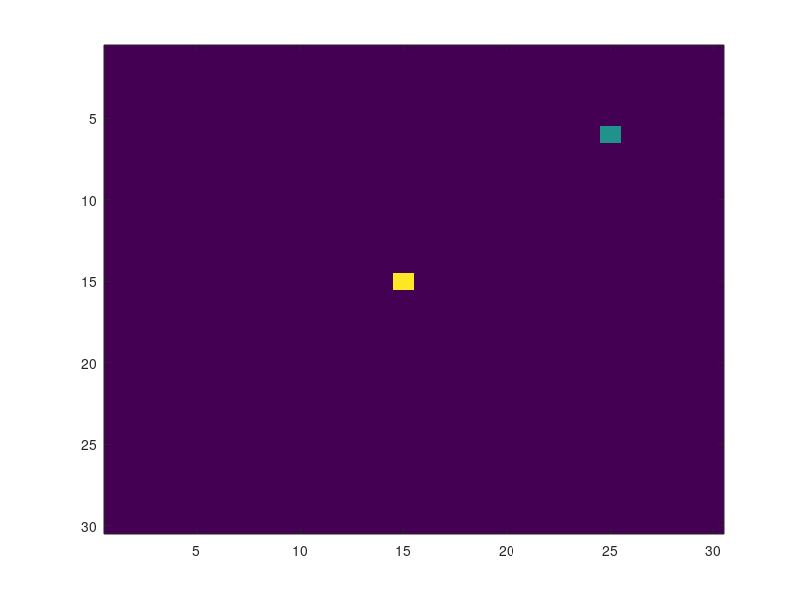

The MATLAB script that drew this image: (Note: this script raises an error after producing the figure.)
%The snake game has been divided into function. Each function is performing
%a specified operation. The main function is snake and all the remaining
%functions are inside this snake function. Every function is calling after
%an interval to perform its operation.
function snake ()%main function starts from here

%defining the area of game that is 30 by 30 
lenx = 30;
leny = 30;
grid = zeros(lenx,leny); %making an array 30 by 30 of all zeros

%defining the starting point of game at (15,15) that is the center of
%playing field
startx = 15;
starty = 15;
grid(startx,starty) = 1; %giving these points the value of 1.
%Based on the value assigned, the colour will be assigned when we use
%imagesec function of a matlab

%flags to be used in this game
%score counter has been initialized with zero to count the score
scoreCounter=0;
scoreFlag = 0;
game_end = 0;

%this function with setup the playing field
 function gameSetup()
        flag = 1;
%the flag value will be used to make the correct playing field. The while
%loop is used to perform iterations untill wwe reach the desired playing
%field thats is where the snake postion and its target position cant be at
%the same place. 
        while (flag)
    %randi function is used to give random coordinates for the target. So,
    %we will always get the new positiion of the target
                foodx = randi(lenx);
                foody = randi(leny);
                flag = 0;
                for i = 1:snake_size
                    %if else loop is used to check wheather the target
                    %position will be at different position than the snake.
                    if (foodx==snakeX(i))&&(foody==snakeY(i))
                        flag=1;
%if both target and snake at the same position, the flag is initialized to
%1 to  perform another iteration of while loop to give another positions. 
                    end
                end
                if (foodx==startx && foody ==starty)
                    flag=1;
                end
        end
        %assigning the specified value to the target using grid. 
        grid(foodx,foody) = 0.5;
 end


snake_size = 1;%the snake size has been defined to be 1
%making an array of snake size using zero function. We will assign
%different value to these points using grid 
snakeX = zeros(snake_size);
snakeY = zeros(snake_size);
snakeX(1) = startx;
snakeY(1) = starty;

%the location of the target 
foodx = randi(lenx);
foody = randi(leny);

%after initializing all the necessary variables, i am calling gamesetup
%function to setup the playing field
gameSetup()


fig = figure;
%making a figure to display results
set(fig,'menubar','none');
set(fig,'CurrentObject',imagesc(grid));
set(fig,'KeyPressFcn',@keyPress);


    %this function is for any keypress
    function keyPress (~,evt)
        %the while loop will perform iterations untill we lost the game
        while(~game_end)
            pause(0.1);
            StartGame(evt.Key);%this function contains all the important functions of the game
        end
    end
   
    %the game has been finally started from here
    function StartGame(mov)
        playing(mov);%it is calling the first function to play the game
        
        if ~game_end    
            checkBody();
            if ~game_end
                %we are updating the flags if we are still in the game
                scoreFlag = 0;

                grid(snakeX(1),snakeY(1)) = 0;

                %this ifelse loop is increasing the size of snake
                if (snake_size~=1)
                    for i = 1:snake_size-1
                        snakeX(i) = snakeX(i+1);
                        snakeY(i) = snakeY(i+1);
                    end
                end

                snakeX(snake_size) = startx;
                snakeY(snake_size) = starty;
%calling ScoreCounter function to update the score value 
                ScoreCounter()
%giving specified value of 1 to the body of snake
                grid(startx,starty) = 1;
                set(fig,'CurrentObject',imagesc(grid));
            end
        end
    end

 %increasing the bosdy of snake after each bite of target
    function checkBody() 
        if (snake_size~=1)
            for i=1:snake_size-scoreFlag
                if (startx==snakeX(i))&&(starty==snakeY(i))
                    gameEnded();
                    break;
                end
            end
        end
        
    end


  %updating the score counter value after the bite of a target
    function ScoreCounter() 
        %the consitions of if loop is saying that the snake has been
        %reached the target
        if (startx==foodx)&&(starty==foody)
            snake_size = snake_size + 1;
            snakeX(snake_size) = startx;
            snakeY(snake_size) = starty;
            gameSetup();%the game setup function is called to update the playing field
            scoreFlag = 1;
            scoreCounter = scoreCounter+1;%score counter has been updated
        end
    end



%this function will move the snake in the direction of arrow we press
    function playing(mov)
        flag = 1;
        %while loop and switch case is used to perform a specified
        %operation
        while flag
            switch(mov)
                %when downarrow will be pressed
                case 'downarrow'
                    if (startx==lenx)
                        gameEnded();
                        break;
                    end
                    startx=startx+1;
                %when uparrow will be pressed
                case 'uparrow'
                    if (startx==1)
                        gameEnded();
                        break;
                    end
                    startx=startx-1;
                %when rightarrow will be pressed
                case 'rightarrow'
                    if (starty==leny)
                        gameEnded();
                        break;
                    end
                    starty=starty+1;
                %when left arrow will be pressed
                case 'leftarrow'
                    if (starty==1)
                        gameEnded();
                        break;
                    end
                    starty=starty-1;
            end
        flag = 0;    
        end
    end

   

  %this function will be used to stop the game. After this function called,
  %it will perform nothing
    function stopGame(~,~)
    end

    %this function will be callled when the game ended
    function gameEnded()
       set(fig,'KeyPressFcn',@stopGame);
       grid(:,:) = 0.2;
       set(fig,'CurrentObject',imagesc(grid));
       pause(1);
%we are displaying that our game has been ended and score of game. 
       disp('Game over');
       disp('Your Score is: ');
       disp(scoreCounter);
       game_end = 1;
     
    end

end%main function has been ended